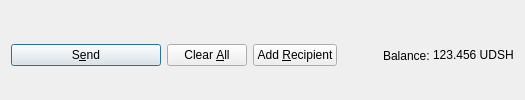
         <widget class="QFrame" name="frame_Send">
          <layout class="QHBoxLayout" name="horizontalLayout">
           <property name="bottomMargin">
            <number>0</number>
           </property>
           <item>
            <widget class="QPushButton" name="sendButton">
             <property name="minimumSize">
              <size>
               <width>150</width>
               <height>0</height>
              </size>
             </property>
             <property name="toolTip">
              <string>Confirm the send action</string>
             </property>
             <property name="text">
              <string>S&amp;end</string>
             </property>
             <property name="icon">
              <iconset resource="../ultradash.qrc">
               <normaloff>:/icons/send</normaloff>:/icons/send</iconset>
             </property>
             <property name="autoDefault">
              <bool>false</bool>
             </property>
             <property name="default">
              <bool>true</bool>
             </property>
            </widget>
           </item>
           <item>
            <widget class="QPushButton" name="clearButton">
             <property name="sizePolicy">
              <sizepolicy hsizetype="Minimum" vsizetype="Fixed">
               <horstretch>0</horstretch>
               <verstretch>0</verstretch>
              </sizepolicy>
             </property>
             <property name="toolTip">
              <string>Clear all fields of the form.</string>
             </property>
             <property name="text">
              <string>Clear &amp;All</string>
             </property>
             <property name="icon">
              <iconset resource="../ultradash.qrc">
               <normaloff>:/icons/remove</normaloff>:/icons/remove</iconset>
             </property>
             <property name="autoDefault">
              <bool>false</bool>
             </property>
            </widget>
           </item>
           <item>
            <widget class="QPushButton" name="addButton">
             <property name="toolTip">
              <string>Send to multiple recipients at once</string>
             </property>
             <property name="text">
              <string>Add &amp;Recipient</string>
             </property>
             <property name="icon">
              <iconset resource="../ultradash.qrc">
               <normaloff>:/icons/add</normaloff>:/icons/add</iconset>
             </property>
             <property name="autoDefault">
              <bool>false</bool>
             </property>
            </widget>
           </item>
           <item>
            <spacer name="horizontalSpacer">
             <property name="orientation">
              <enum>Qt::Horizontal</enum>
             </property>
             <property name="sizeHint" stdset="0">
              <size>
               <width>40</width>
               <height>20</height>
              </size>
             </property>
            </spacer>
           </item>
           <item>
            <layout class="QHBoxLayout" name="horizontalLayout_2">
             <property name="spacing">
              <number>3</number>
             </property>
             <item>
              <widget class="QLabel" name="label">
               <property name="text">
                <string>Balance:</string>
               </property>
              </widget>
             </item>
             <item>
              <widget class="QLabel" name="labelBalance">
               <property name="sizePolicy">
                <sizepolicy hsizetype="Preferred" vsizetype="Fixed">
                 <horstretch>0</horstretch>
                 <verstretch>0</verstretch>
                </sizepolicy>
               </property>
               <property name="cursor">
                <cursorShape>IBeamCursor</cursorShape>
               </property>
               <property name="text">
                <string notr="true">123.456 UDSH</string>
               </property>
               <property name="textInteractionFlags">
                <set>Qt::LinksAccessibleByMouse|Qt::TextSelectableByKeyboard|Qt::TextSelectableByMouse</set>
               </property>
              </widget>
             </item>
            </layout>
           </item>
          </layout>
         </widget>
